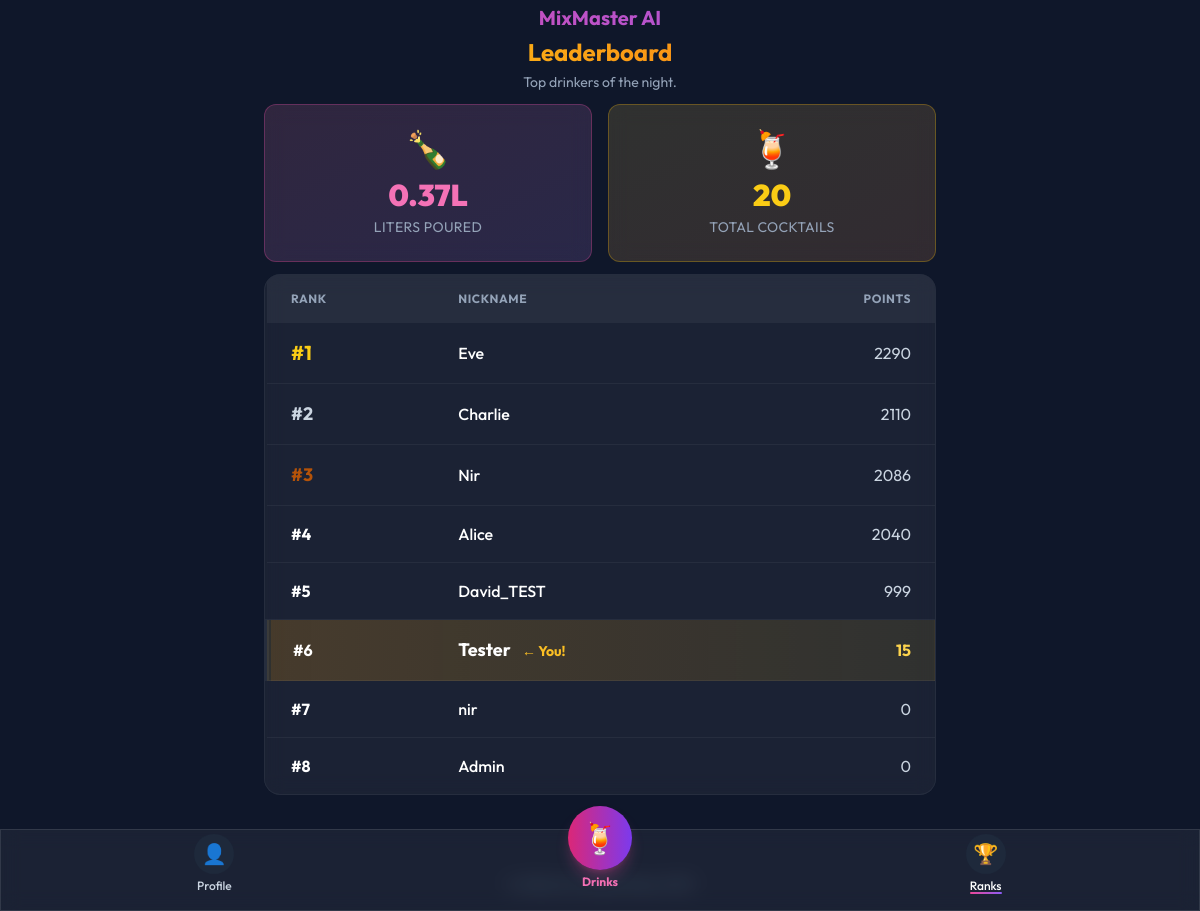
/leaderboard (signed in), run on the app's committed database.
### models.py (models this page shows, shortened)
class User(UserMixin, db.Model):
    id = db.Column(db.Integer, primary_key=True)
    nickname = db.Column(db.String(80), unique=True, nullable=False)
    recovery_key = db.Column(db.String(6), unique=True, nullable=False)
    points = db.Column(db.Integer, default=0)

### app.py (the view)
@app.route('/leaderboard')
def leaderboard():
    users = User.query.filter(User.nickname != 'Admin2001').order_by(User.points.desc()).limit(10).all()
    return render_template('leaderboard.html', users=users)

### app.py (called while the page is built)
@login_manager.user_loader
def load_user(user_id):
    return User.query.get(int(user_id))

@app.after_request
def security_headers(response):
    response.headers['X-Content-Type-Options'] = 'nosniff'
    response.headers['X-Frame-Options'] = 'DENY'
    response.headers['X-XSS-Protection'] = '1; mode=block'
    return response

@app.before_request
def check_auth():
    from flask import session
    public_routes = ['index', 'recovery', 'static']
    if request.endpoint in public_routes:
        return None
    if request.endpoint == 'admin_dashboard':
        return None
    if request.endpoint and request.endpoint.startswith('admin_api'):
        return None
    if not current_user.is_authenticated:
        flash('Please log in to access this page.', 'error')
        return redirect(url_for('index'))

### templates/leaderboard.html (shortened to what this page needs)
{% extends 'base.html' %}
{% block content %}
<div class="max-w-2xl mx-auto space-y-3">
    <div class="text-center space-y-1 mb-2">
        <h2 class="text-2xl font-bold bg-clip-text text-transparent bg-gradient-to-r from-yellow-400 to-orange-500">
        </h2>
        <p class="text-slate-400 text-sm">Top drinkers of the night.</p>
    </div>
    <div class="grid grid-cols-2 gap-4 mb-3">
        <div
            class="glass rounded-xl p-6 border border-pink-500/30 text-center bg-gradient-to-br from-pink-500/10 to-purple-500/10">
            <div class="text-4xl mb-2">🍾</div>
            <div id="kpi-alcohol" class="text-3xl font-black text-pink-400 mb-1">--</div>
            <p class="text-slate-400 text-sm uppercase tracking-wide">Liters Poured</p>
        </div>
        <div
            class="glass rounded-xl p-6 border border-yellow-500/30 text-center bg-gradient-to-br from-yellow-500/10 to-orange-500/10">
            <div class="text-4xl mb-2">🍹</div>
            <div id="kpi-cocktails" class="text-3xl font-black text-yellow-400 mb-1">--</div>
            <p class="text-slate-400 text-sm uppercase tracking-wide">Total Cocktails</p>
        </div>
    </div>
    <div class="glass rounded-2xl overflow-hidden border border-white/5">
        <table class="w-full text-left">
            <thead class="bg-white/5 uppercase text-xs font-bold text-slate-400 tracking-wider">
                <tr>
                    <th class="px-6 py-4">Rank</th>
                    <th class="px-6 py-4">Nickname</th>
                    <th class="px-6 py-4 text-right">Points</th>
                </tr>
            </thead>
            <tbody class="divide-y divide-white/5">
                {% for user in users %}
                <tr onclick="showUserStats({{ user.id }})"
                    class="cursor-pointer {% if current_user.id == user.id %}bg-gradient-to-r from-amber-500/20 to-yellow-500/10 border-l-4 border-amber-400{% else %}hover:bg-white/5{% endif %} transition">
                    <td class="px-6 py-4 font-bold
                        {% if loop.index == 1 %}text-yellow-400 text-xl{% endif %}
                        {% if loop.index == 2 %}text-slate-300 text-lg{% endif %}
                        {% if loop.index == 3 %}text-amber-700 text-lg{% endif %}">
                        #{{ loop.index }}
                    </td>
                    <td
                        class="px-6 py-4 {% if current_user.id == user.id %}text-white font-bold text-lg{% else %}text-white font-medium{% endif %}">
                        {{ user.nickname }}
                        {% if current_user.id == user.id %}
                        <span class="ml-2 text-amber-400 text-sm">← You!</span>
                        {% endif %}
                    </td>
                    <td
                        class="px-6 py-4 text-right {% if current_user.id == user.id %}text-amber-300 font-bold{% else %}text-slate-300{% endif %}">
                        {{ user.points }}
                    </td>
                </tr>
                {% endfor %}
            </tbody>
        </table>
    </div>
</div>
{% endblock %}

### templates/base.html (style rules this page uses)
body { font-family: 'Outfit', sans-serif; min-height: 100dvh; padding-bottom: env(safe-area-inset-bottom); }
.glass { background: rgba(255, 255, 255, 0.05); backdrop-filter: blur(10px); border: 1px solid rgba(255, 255, 255, 0.1); }

### data on the page
User: nickname "Eve", points "2290"
User: nickname "Charlie", points "2110"
User: nickname "Nir", points "2086"
User: nickname "Alice", points "2040"
User: nickname "David_TEST", points "999"
User: nickname "Tester", shows "← You!", points "15"
User: nickname "nir", points "0"
User: nickname "Admin", points "0"
